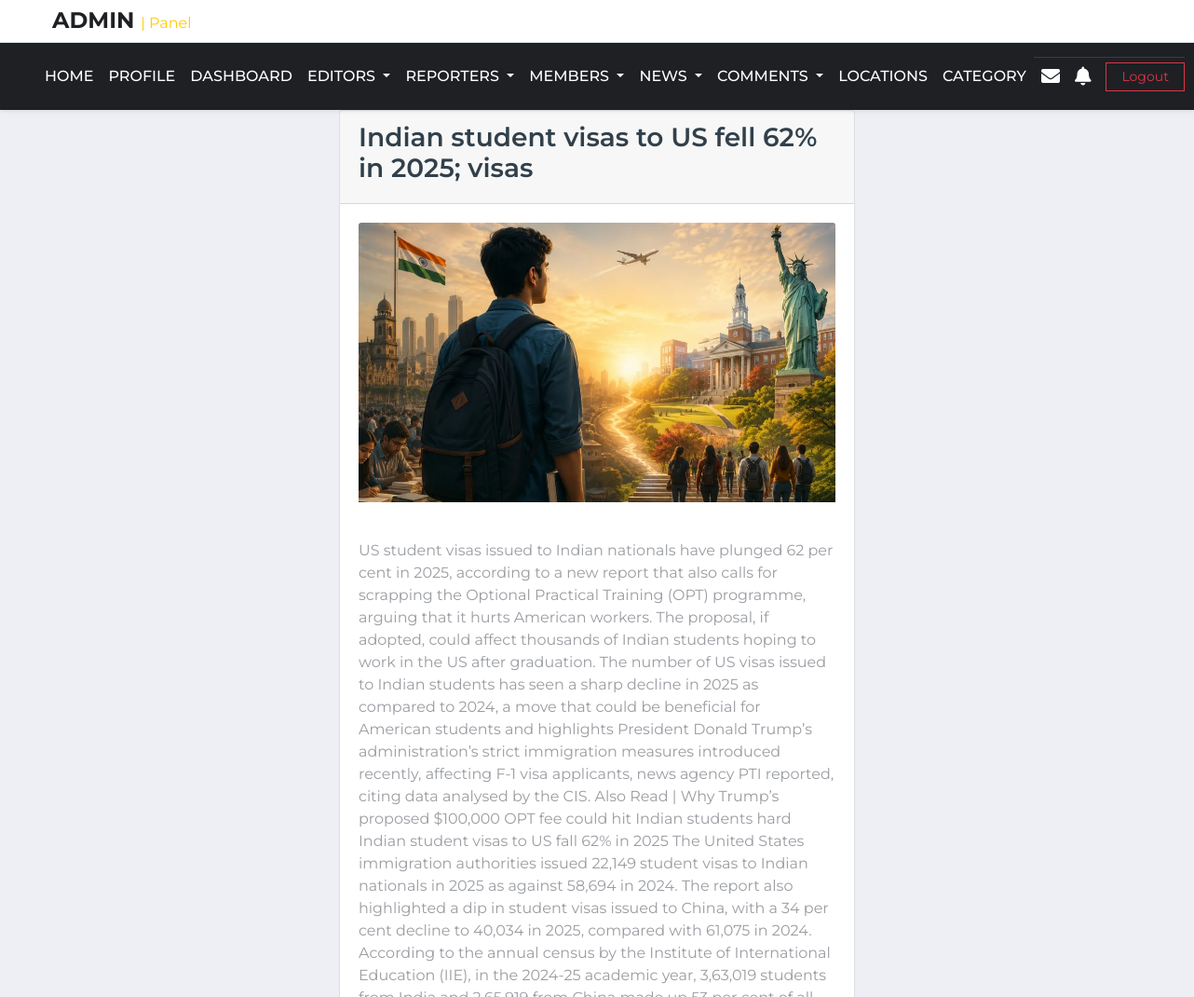
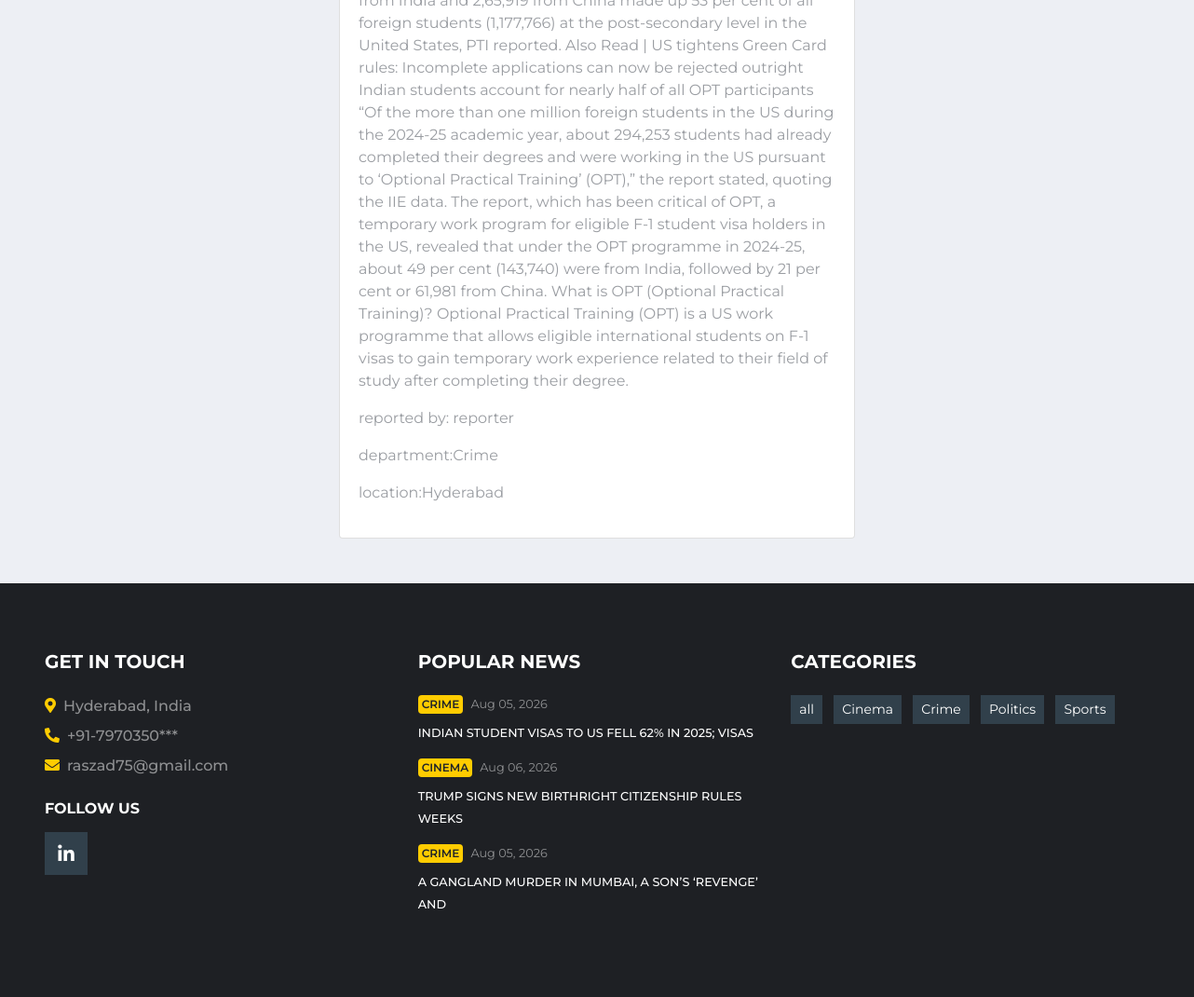
/db.php?vnid=1 (signed in), run on the app's committed database (2 pictures, top to bottom).
### tables this page shows
CREATE TABLE `news_table` (
  `nid` int(5) NOT NULL,
  `heading` varchar(50) NOT NULL,
  `n_category_id` int(5) NOT NULL,
  `n_location_id` int(5) NOT NULL,
  `description` varchar(5000) NOT NULL,
  `reporter_id` int(5) NOT NULL,
  `editor_id` int(11) NOT NULL,
  `news_image` varchar(50) NOT NULL,
  `posted_date` timestamp NOT NULL DEFAULT current_timestamp(),
  `views` int(5) NOT NULL,
  `is_delete` int(5) NOT NULL DEFAULT 0,
  `is_publish` int(5) NOT NULL DEFAULT 0,
  `is_breaking` int(5) NOT NULL DEFAULT 0,
  `scheduled_publish_at` datetime DEFAULT NULL,
  `is_scheduled` tinyint(1) NOT NULL DEFAULT 0
);

CREATE TABLE `user_details` (
  `uid` int(5) NOT NULL,
  `name` text NOT NULL,
  `mobile` varchar(10) NOT NULL,
  `email` varchar(50) NOT NULL,
  `password` varchar(10) NOT NULL,
  `role` text NOT NULL,
  `photo` varchar(50) NOT NULL,
  `cat_id` int(5) NOT NULL,
  `loc_id` int(5) NOT NULL,
  `is_verified` int(5) NOT NULL DEFAULT 0,
  `is_deleted` int(5) NOT NULL DEFAULT 0
);

CREATE TABLE `category` (
  `cat_id` int(5) NOT NULL,
  `category` text NOT NULL,
  `is_delete` tinyint(1) NOT NULL DEFAULT 0
);

CREATE TABLE `location` (
  `loc_id` int(5) NOT NULL,
  `location` text NOT NULL,
  `is_delete` tinyint(1) NOT NULL DEFAULT 0
);

### viewnews.php (the view, shortened to what this page needs)
<?php
$lid = $_SESSION['lid'] ?? 1;
$cid = $_SESSION['cid'] ?? 1;
$role = $_SESSION['role'] ?? '';
$nid = isset($nid) ? intval($nid) : (isset($_GET['nid']) ? intval($_GET['nid']) : 0);
if ($role == 'admin') {
    include "admin_header.php";
} elseif ($role == 'editor') {
    include "editor_header.php";
} elseif ($role == 'reporter') {
    include "reporter_header.php";
} elseif ($role == 'member') {
    include "member_header.php";
} else {
    include "header.php";
}
if ($lid == 1 && $cid == 1) {
    $sql2 = "select * from news_table
            INNER JOIN location ON news_table.n_location_id=location.loc_id
            INNER JOIN category ON news_table.n_category_id=category.cat_id
            INNER JOIN user_details ON news_table.reporter_id=user_details.uid
           where nid='$nid'";
    $result2 = mysqli_query($conn, $sql2);
}
?>
<div class="container">
    <div class="row justify-content-center">
        <div class="col-md-6">
            <?php foreach($result2 as $row2){ ?>
            <div class="card">
                <div class="card-header">
                    <h3><?php echo $row2['heading'] ?></h3>
                </div>
                <div class="card-body">
                    <img src="<?php echo $row2['news_image']; ?>"class="card-img-top img-fluid" style="object-fit: cover; height: 300px;" alt="">
                </div>
                <div class="card-body">
                   <p><?php echo $row2['description'] ?></p>
                   <p>reported by: <?php echo $row2['name']?></p>
                   <p>department:<?php echo $row2['category'] ?></p>
                   <p>location:<?php echo $row2['location'] ?></p>
                </div>
            </div>
            <?php }?>
        </div>
    </div>
</div>
<?php
include "footer.php";
?>

### footer.php (shortened to what this page needs)
<?php
$conn = mysqli_connect("localhost", "root", "", "news");
?>
<footer class="container-fluid bg-dark text-white-50 pt-5 px-sm-3 px-md-5 mt-5">
    <div class="row py-4">
        <div class="col-lg-4 col-md-6 mb-5">
            <h5 class="mb-4 text-white text-uppercase font-weight-bold">Get In Touch</h5>
            <p class="font-weight-medium mb-2">
                <i class="fa fa-map-marker-alt mr-2 text-primary"></i>Hyderabad, India
            </p>
            <p class="font-weight-medium mb-2">
                <i class="fa fa-phone-alt mr-2 text-primary"></i>+91-7970350***
            </p>
            <p class="font-weight-medium mb-4">
                <i class="fa fa-envelope mr-2 text-primary"></i>raszad75@gmail.com
            </p>
            <h6 class="mt-4 mb-3 text-white text-uppercase font-weight-bold">Follow Us</h6>
            <div class="d-flex justify-content-start">
                <a class="btn btn-lg btn-secondary btn-lg-square mr-2 text-white"
                    href="https://www.linkedin.com/in/aszad-raza"
                    target="_blank">
                    <i class="fab fa-linkedin-in"></i>
                </a>
            </div>
        </div>
        <?php
        $popular_sql = " SELECT n.nid, n.heading, n.posted_date, c.category,
        COUNT(l.like_id) AS total_likes FROM news_table n
        LEFT JOIN category c ON n.n_category_id = c.cat_id LEFT JOIN `likes` l ON n.nid = l.news_id
        WHERE n.is_publish = 1 AND n.is_delete = 0 GROUP BY  n.nid, n.heading, n.posted_date, c.category
        ORDER BY total_likes DESC LIMIT 3
";
        $popular_result = mysqli_query($conn, $popular_sql);
        ?>
        <div class="col-lg-4 col-md-6 mb-5">
            <h5 class="mb-4 text-white text-uppercase font-weight-bold">
                Popular News
            </h5>
            <?php foreach ($popular_result as $popular) { ?>
                <div class="mb-3">
                    <div class="mb-2 d-flex align-items-center">
                        <a class="badge badge-primary text-uppercase font-weight-semi-bold p-1 mr-2"
                            href="index.php?catcat=<?php echo urlencode($popular['category']); ?>">
                            <?php echo $popular['category']; ?>
                        </a>
                        <a class="text-white-50 small" href="#">
                            <?php echo date("M d, Y", strtotime($popular['posted_date'])); ?>
                        </a>
                    </div>
                    <a class="small text-light text-uppercase font-weight-medium text-decoration-none"
                        href="db.php?singlenews2=<?php echo $popular['nid']; ?>">
                        <?php echo $popular['heading']; ?>
                    </a>
                </div>
            <?php } ?>
        </div>
        <?php
        $category_sql = "SELECT * FROM category ORDER BY category ASC";
        $category_result = mysqli_query($conn, $category_sql);
        ?>
        <div class="col-lg-4 col-md-6 mb-5">
            <h5 class="mb-4 text-white text-uppercase font-weight-bold">Categories</h5>
            <div class="m-n1">
                <?php
                foreach ($category_result as $category) {
                ?>
                    <a href="index.php?catcat=<?php echo urlencode($category['category']); ?>"
                        class="btn btn-sm btn-secondary m-1 text-white">
                        <?php echo $category['category']; ?>
                    </a>
                <?php
                }
                ?>
            </div>
        </div>
    </div>
</footer>
</body>
</html>

### data on the page
news_table: heading "Indian student visas to US fell 62% in 2025; visas", news_image (picture), description "US student visas issued to Indian nationals have plunged 62 per cent in 2025, according to a new report that also calls for scrapping the Optional Practical Training (OPT) programme, arguing that it hurts American workers. The proposal, if adopted, could affect thousands of Indian students hoping to work in the US after graduation. The number of US visas issued to Indian students has seen a sharp decline in 2025 as compared to 2024, a move that could be beneficial for American students and highlights President Donald Trump’s administration’s strict immigration measures introduced recently, affecting F-1 visa applicants, news agency PTI reported, citing data analysed by the CIS. Also Read |…", reporter.name "reporter", n_category.category "Crime", location.location "Hyderabad", n_category.category "CRIME", posted_date "Aug 05, 2026", heading "INDIAN STUDENT VISAS TO US FELL 62% IN 2025; VISAS"
news_table: n_category.category "CINEMA", posted_date "Aug 06, 2026", heading "TRUMP SIGNS NEW BIRTHRIGHT CITIZENSHIP RULES WEEKS"
news_table: n_category.category "CRIME", posted_date "Aug 05, 2026", heading "A GANGLAND MURDER IN MUMBAI, A SON’S ‘REVENGE’ AND"
category: category "all"
category: category "Cinema"
category: category "Crime"
category: category "Politics"
category: category "Sports"
